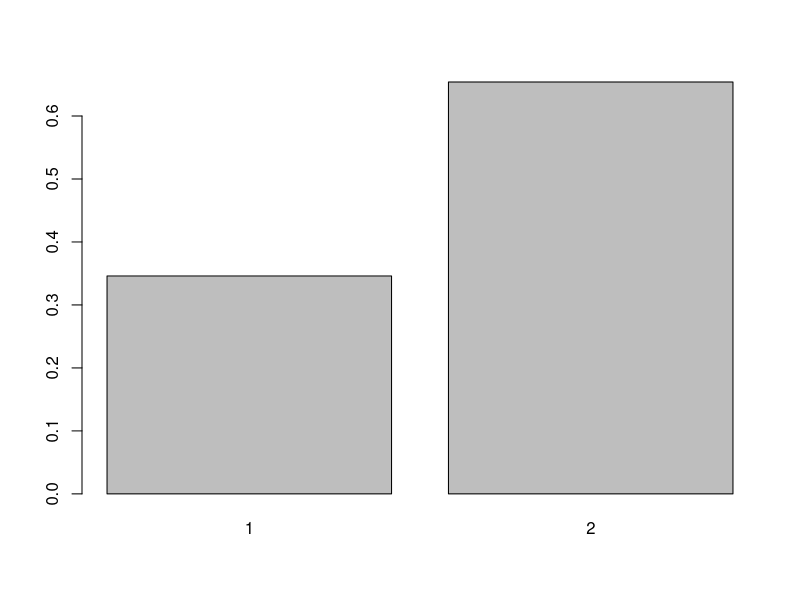

R code for this plot: (Note: this script raises an error after producing the figure.)
#Task 3
# This function makes discrete simulations from a posterior with any number of h values
# n=nu of iterations
# You can embellish this function
simR<-function(n=10000, h=c(0.03344302,0.06165627)){
alpha<-c() # holds transition probs
alpha[1]<-1
u<-c() # holds uniform values
u[1]<-1
post<-c()# post sample
prop<-c() # vec of proposed states 1s and 2s
prop[1]=1 # initial state
post[1]=prop[1]
for(i in 2:n){ # starts at 2 because initial value given above
# proposal state 
prop[i]=sample(1:length(h),1,replace=TRUE)
# calculate alpha
# notice h[prop[i]] gives the actual value of h
alpha[i]=min(1,h[prop[i]]/h[post[i-1]])
# to calculate accepting proposal with prob alpha
# select a random value from  a uniform (0,1)
u[i]=runif(1)
if(u[i]<=alpha[i]){post[i]<-prop[i]}
else{post[i]<-post[i-1]}
}
res<-matrix(c(prop,u,alpha,post ),nc=4,nr=n,byrow=FALSE)
sim<-table(post)/n
# windows only works with a pc
# quartz with macs
dev.new(noRStudioGD = TRUE) # or quartz() 

barplot(sim)
postexact<-h/sum(h)
# The returned output is a list 
# Use obj$ to obtain whatever interests you
return(list(iter=res,sim=sim,postexact=postexact,post=post) )
}

tt = simR()
df = as.list(x = tt$post)
ggs(df)

 # Task 4
# What about different proposal distributions
# Again for the discrete case
simRQ<-function(n=1000,init=1, h=c(1,1),pr=c(1,1)/2,...){
alpha<-c() # holds transition probs
alpha[1]<-1
u<-c() # holds uniform values
u[1]<-1
post<-c()# post sample
prop<-c() # vec of proposed states 1s and 2s etc
prop[1]=init # initial state
post[1]=prop[1]
q<-function(x){pr[x]}
for(i in 2:n){ # starts at 2 because initial value given above
#make a sample from the proposal
sample(1:length(h),1,replace=TRUE,prob=pr)->prop[i]
#Calculate alpha adjusting for the proposal being non uniform
alpha[i]=min(1,h[prop[i]]*q(post[i-1])/(h[post[i-1]]*q(prop[i])))
# now choose the proposal with probability alpha
u[i]=runif(1)
if(u[i]<=alpha[i]){post[i]<-prop[i]}
else{post[i]=post[i-1]}
}
res<-matrix(c(prop,u,alpha,post ),nc=4,nr=n,byrow=FALSE,dimnames=list(1:n,c("prop","u","alpha","post")))
sim<-table(post)/n
postexact<-h/sum(h)
dev.new(noRStudioGD = TRUE)
barplot(sim,...)
tmp<-c()
ifelse(length(res[,1])>=20,tmp<-res[1:20,],tmp<-res)
return(list(iter=tmp,sim=sim,post=postexact) )
}
simRQ(1000,pr=c(1,5)/6)

simRQ(10000,h=c(3,1)  ,pr=c(1 ,2)/3)


## Now we shall look at the continuous case

# Task 5
### Using a beta proposal
### You can change the proposal to whatever you require
## a,b are the parameters of the Beta proposal
## a=b=1 is a uniform
simRC<-function(n=10,init=0.5, h=function(theta){dunif(theta)*dbinom(x=3,size=12,prob=theta)},a=1,b=1){
#dbeta(x, shape1, shape2, ncp = 0, log = FALSE)
alpha<-c() # holds transition probs
alpha[1]<-1
u<-c() # holds uniform values
u[1]<-1
post<-c()# post sample
prop<-c() # vec of proposed states 1s and 2s
prop[1]=init # initial state
post[1]=prop[1]
q=function(x){dbeta(x,a,b)}
for(i in 2:n){ # starts at 2 because initial value given above
rbeta(1,a,b)->prop[i]

alpha[i]=min(1,h(prop[i])*q(post[i-1])/(h(post[i-1])*q(prop[i])))
u[i]=runif(1)
ifelse(u[i]<=alpha[i],post[i]<-prop[i],post[i]<-post[i-1])
}
res<-matrix(c(prop,u,alpha,post ),nc=4,nr=n,byrow=FALSE,dimnames=list(1:n,c("prop","u","alpha","post")))
windows()
hist(post,freq=FALSE)

return(list(matrix=res,summary=summary(post)) )
}

simRC(n=10000)



##### LAB 4 ENDS HERE #######################

## Make a 3 state Bayes box
ddbbox3<-function(k13=4,k23=2,lik=dbinom(x=5,size=10,prob=c(0.3,0.6,0.7)),theta=c(0.3,0.6,0.7)){ # K=1...6
k21<-6*k23/k13
nuit=0
while( floor(k21)<k21 | k21>6 ){
nuit=nuit+1
ss<-sample(x=1:6,size=2,replace=TRUE)
k23<-ss[1]
k13<-ss[2]
k21<-6*k23/k13
}
library(xtable)
lik1<-lik[1] #i
lik2<-lik[2] #j
lik3<-lik[3] #l
prior3<-100
prior1<-6*prior3*lik3/(k13*lik1)
prior2<-6*prior3*lik3/(k23*lik2)
prior<-c(prior1,prior2,prior3)
prior<-prior/sum(prior)
#lik<-c(lik1,lik2)
h<-prior*lik
post=h/sum(h)
h.mat<-h%*%t(1/h)
t(apply(h.mat,c(1,2),function(x)min(x,1)))->aij
colnames(aij)<-theta
rownames(aij)<-theta
mat<-cbind(theta,prior,lik,h,post)
rownames(mat)<-1:length(lik)
Totals=c(NA,sum(prior),NA,sum(h),sum(post))
mat2=rbind(mat,Totals)
layout(matrix(c(1,2,2,4,3,3,4,3,3),nr=3,nc=3,byrow=TRUE))
rep(1,3)/3->prop
barplot(matrix(prop,nc=3,nr=1,byrow=TRUE,dimnames=list(c("Coin"),theta)),
ylim=c(0,max(prop)+0.2*max(prop)),las=1,main="Proposal\n Uniform",yaxt="n")
axis(2,at=round(0:2/6,3),labels=c("0","1/6","2/6"),
las=1,col.ticks="Red",lwd.ticks=3)
barplot(matrix(post,nc=3,nr=1,byrow=TRUE,dimnames=list(c("Coin"),theta)),
ylim=c(0,max(post)+0.2*max(post)),las=1,main="Posterior target\n post")
barplot(matrix(h,nc=3,nr=1,byrow=TRUE,dimnames=list(c("Coin"),theta)),
ylim=c(0,max(h)+0.2*max(h)),las=1,main="Proportional to target\n h")
barplot(t(aij),beside=TRUE, yaxt="n",main="aij,\n the probability of acceptance",cex.lab=5)
axis(2,at=round(0:6/6,3),labels=c("0","1/6","2/6","3/6","4/6","5/6","6/6"),
las=1,col.ticks="Blue",lwd.ticks=3)
P=aij*1/3
diag(P)=c(0,0,0)
diag(P)=1-apply(P,1, sum)
return(list(bbox=mat2,latex=xtable(mat2,digits=4),mat=mat,h=h,aij=aij,P=P,nuit=nuit))
}

ddbbox3(k13=5,k23=3,lik=dbinom(x=5,size=8,prob=c(0.4,0.5,0.8)),theta=c(0.4,0.5,0.8)) ->ans3states
ans3states
xtable(ans3states$aij,dig=6)

ans3states$P->mat


### Use R  as a die
mydie = function( ) sample(1:6, 1, replace =TRUE)
mydie()
mycointoss = function() sample(1:2,1,replace = TRUE)
mycointoss()

# Make a coin-die bbox
# k = number of faces in the event set E for acceptance of proposal
# Lik = likelihood for 2 states of theta
# theta = two states
# h1 = small relative to h2
cdbbox<-function(k=1,lik,theta, h1="s"){ # K=1...6
# xtable is a library which has functions useful for latex output
library(xtable)
# rename the first and second components of the likelihood
lik1<-lik[1]
lik2<-lik[2]
# We will now make a prior that has the desired characteristics
# See pdf for proof of following
# if h1 small "s" then ... else ...
ifelse(h1=="s",pi1<-k/6*lik2/(lik1+k/6*lik2), pi1<-lik2/(lik2+k/6*lik1))
# sum of probs is 1
prior=c(pi1,1-pi1)
#lik<-c(lik1,lik2)
h<-prior*lik
# Bayes
post=h/sum(h)
# Make a matrix for the Bayes box
mat<-cbind(theta,prior,lik,h,post)
rownames(mat)<-1:length(lik)
Totals=c(NA,sum(prior),NA,sum(h),sum(post))
mat2=rbind(mat,Totals)

# Now make some plots useful in explaining the procedure
layout(matrix(c(1,2),nr=1,nc=2,byrow=TRUE))
barplot(matrix(c(0.5,0.5),nc=2,nr=1,byrow=TRUE,dimnames=list(c("Coin"),theta)),ylim=c(0,1),las=1,main="Proposal\n Uniform")
barplot(matrix(h,nc=2,nr=1,byrow=TRUE,dimnames=list(c("Coin"),theta)),ylim=c(0,max(h)+0.5*max(h)),las=1,main="Proportional to target\n h")
# Return a list of useful objects
return(list(bbox=mat2,latex=xtable(mat2,digits=6),mat=mat,h=h,h1=h1,k=k))
}

cdbbox(k=1,lik=dbinom(x=6,size=10,prob=c(0.5,0.8)),theta=c(0.5,0.8),h1="b")->ans 
ans
names(ans)


## Task 2
# This function relies on getting h vectors that match E2
# Use cdbbox() to get the correct h vectors.
# Notice the ... - this corresponds to the ... in the barplot
# You can use additional arguments which pass to the barplot
coindie<-function(n=100, h=c(1/4,3/4),E2=c(5,6),init=1,...){
library(xtable)
dieset<-c()
dieset[1]<-"E1"
die<-function(n=1){
sample(1:6,size=n,replace=TRUE)
}
coin<-function(n=1){
sample(1:2,size=n,replace=TRUE)
}
face<-c()
alpha<-c() # holds acceptance probs
alpha[1]<-1
post<-c()# post sample
prop<-c() # vec of proposed states 1s and 2s
prop[1]=init # initial state
post[1]=prop[1]
dice<-c()
dice[1]<-die()

for(i in 2:n){ # starts at 2 because initial value given above
prop[i]<-coin()
alpha[i]=min(1,h[prop[i]]/h[post[i-1]])

dice[i]<-die()
ifelse(alpha[i]==1,dieset[i]<-"E1",dieset[i]<-"E2")
# is x an element of set y
if(alpha[i]==1 | (is.element(dice[i],E2) & alpha[i]!=1)){post[i]<-prop[i]}
else{post[i]<-post[i-1]}
 }  
res<-matrix(c(prop,round(alpha,2),dieset,dice,post ),nc=5,nr=n,byrow=FALSE,dimnames=list(1:n,c("proposal","alpha", "E","dice","post")))
sim<-table(post)/n
postexact<-h/sum(h)
barplot(sim,...)
return(list(iter=res,sim=sim,postexact=postexact,post=post,xtable=xtable(res,dig=1)) )
}

coindie(n=200,h=c(0.6,0.4),E2=c(3,4,5,6)) ->ans
ans
windows()
plot(1:200, ans$post, type = "b")

coindie(n=200,h=c(1,6),E2=c(3)) ->ans
ans$it

# Use cdbbox in conjunction with coindie()
cdbbox(k=2,lik=dbinom(x=6,size=10,prob=c(0.5,0.8)),theta=c(0.5,0.8),h1="s")->ans 
names(ans)
ans2=coindie(n=30,h=ans$h,E2=1:ans$k)
ans2$it


# retrieving posterior theta values
#trace plot

ans3=coindie(n=100,h=ans$h,E2=1:ans$k)
ans4=c(0.5,0.8)[ans3$post]
plot(ans4,type="l",main="Trace plot",xlab="Iteration",ylab="theta")
